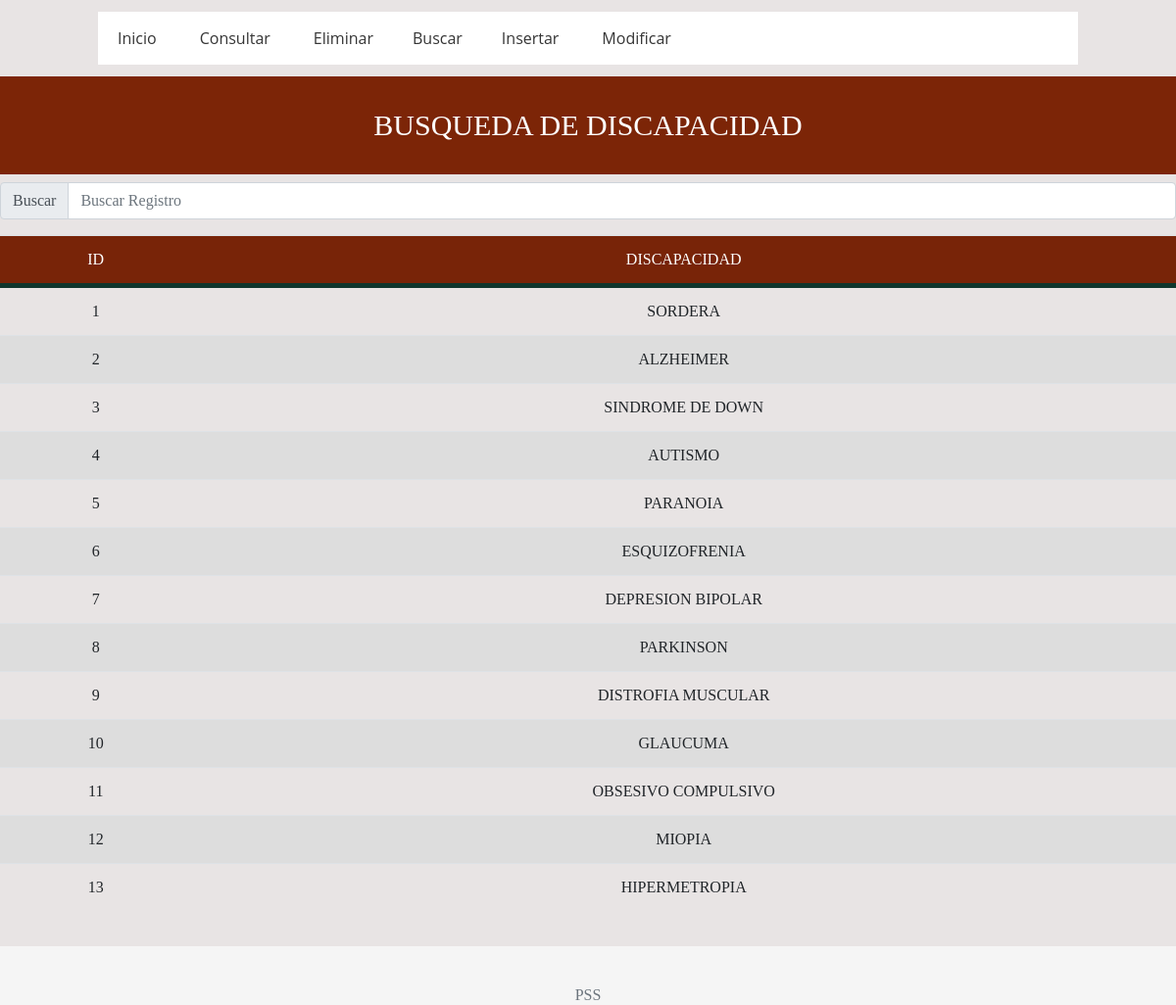
The app's page /BUSCAR/buscar_discapacidad.php with its own data.
### tables this page shows
CREATE TABLE DISCAPACIDAD(
ID_DIS INT,
NOM_DIS VARCHAR(130),
CONSTRAINT PK_IDISCA PRIMARY KEY(ID_DIS))
ENGINE INNODB;

### BUSCAR/buscar_discapacidad.php (the view, shortened to what this page needs)
<!doctype html>
<html lang="es">
<head>
  <link rel="stylesheet" href="ostras.css">
<link href="dist/css/bootstrap.min.css" rel="stylesheet">
<link href="assets/css/sticky-footer-navbar.css" rel="stylesheet">
<link rel="stylesheet" href="http://code.jquery.com/ui/1.10.1/themes/base/jquery-ui.css" />
	</head>
<head>
  <link rel="stylesheet" href="ostras.css">
</head>
<body>
</body>
</html>
<head>
  <link rel="stylesheet" href="ostras.css"><link rel="stylesheet" href="butt.css">
</head>
<body>
  <header>
    <nav class="navegacion">
      <ul class="menu">
        <li><a href="../menuostia.php">Inicio</a></li>
        <li><a href="../CONSULTAS/consulta_dis.php">Consultar</a></li>
        <li><a href="../BORRAR/borrar_dis.php">Eliminar</a>
          <li><a href="../BUSCAR/buscar_discapacidad.php">Buscar</a>
		  <li><a href="../INSERTAR/insertar_discapacidad.php">Insertar</a></li>
		  <li><a href="../MODIFICAR/modificar_discapacidad.php">Modificar</a></li>
          </ul>
    </nav>
  </header>
</body>
</html>
 <html>
    <html>
    	<head> <meta charset="UTF-8">
    	<title>Alumno - Poli Search System 2.0</title> <link rel="stylesheet" href="dis.css">
    	<link rel="stylesheet" type="text/css" href="jamon.css">
    	</head>
    	<body>
    	<header>
		<h1 id="titulo">  BUSQUEDA DE DISCAPACIDAD </h1> </header>
 		<div align="center">
  <link rel="stylesheet" href="ostras.css"><link rel="stylesheet" href="butt.css">
			 <link rel="stylesheet" href="ostras.css">
		</body>
	</html>
<head>
<div class="input-group mb-3">
  <div class="input-group-prepend">
    <span class="input-group-text" id="basic-addon1">Buscar</span>
  </div>
  <input id="FiltrarContenido" type="text" class="form-control" placeholder="Buscar Registro" aria-label="Alumno" aria-describedby="basic-addon1">
</div>
	    <table class="table table-hover">
       <thead>
          <tr align="center">
	<td>ID</td>
    <td>DISCAPACIDAD</td>
    </tr></thead>
        <tbody class="BusquedaRapida">
<?php
	$con = connect();
	$consulta = "SELECT ID_DIS, NOM_DIS FROM DISCAPACIDAD";
	$resultado1 = mysqli_query($con , $consulta);
	while ($row=mysqli_fetch_array ($resultado1))
	{
	echo "<tr><td>". $row["ID_DIS"]. "</td>";
	echo "<td>". $row["NOM_DIS"]. "</td>";
	}
?>
</tbody>
      </table>
    <footer class="footer">
      <div class="container">
        <span class="text-muted">PSS</a></p></span>
      </div>
    </footer>
  </body>
</html>

### BUSCAR/ostras.css (style rules this page uses)
* { margin: 0; padding: 0; -webkit-box-sizing: border-box; -moz-box-sizing: border-box; box-sizing: border-box; }
body { background: #E8E4E4; }
header { width: 100%; }
.navegacion { width: 1000px; margin: -4px auto; background: #fff; }
.navegacion ul { list-style: none; }
.menu > li { position: relative; display: inline-block; }
.menu > li > a { display: block; padding: 15px 20px; color: #353535; font-family: 'Open sans'; text-decoration: none; }

### BUSCAR/assets/css/sticky-footer-navbar.css (style rules this page uses)
html { position: relative; min-height: 100%; }
body { margin-bottom: 60px; }
.footer { position: absolute; bottom: 0; width: 100%; height: 60px; line-height: 60px; background-color: #f5f5f5; }
.footer > .container { padding-right: 15px; padding-left: 15px; }

### BUSCAR/butt.css (style rules this page uses)
body { margin: 0; padding: 0; }
.container { text-align: center; margin-top: 20px; }

### BUSCAR/dis.css (style rules this page uses)
body { background-color: #E8E4E4; font-family: Calibri; }
table { background-color: white; text-align: center; border-collapse: collapse; width: 100%; }
th, td { padding: 20px; }
thead { background-color: #782408; border-bottom: solid 5px #0F362D; color: white; }
tr:nth-child(even) { background-color: #ddd; }

### BUSCAR/jamon.css (style rules this page uses)
header #titulo { text-align: center; padding: 32px 32px; font-size: 30px; background-color:#7c2507; color: white; font-family: candara; }

### records on screen
discapacidad: ID_DIS "1", NOM_DIS "SORDERA"
discapacidad: ID_DIS "2", NOM_DIS "ALZHEIMER"
discapacidad: ID_DIS "3", NOM_DIS "SINDROME DE DOWN"
discapacidad: ID_DIS "4", NOM_DIS "AUTISMO"
discapacidad: ID_DIS "5", NOM_DIS "PARANOIA"
discapacidad: ID_DIS "6", NOM_DIS "ESQUIZOFRENIA"
discapacidad: ID_DIS "7", NOM_DIS "DEPRESION BIPOLAR"
discapacidad: ID_DIS "8", NOM_DIS "PARKINSON"
discapacidad: ID_DIS "9", NOM_DIS "DISTROFIA MUSCULAR"
discapacidad: ID_DIS "10", NOM_DIS "GLAUCUMA"
discapacidad: ID_DIS "11", NOM_DIS "OBSESIVO COMPULSIVO"
discapacidad: ID_DIS "12", NOM_DIS "MIOPIA"
discapacidad: ID_DIS "13", NOM_DIS "HIPERMETROPIA"
